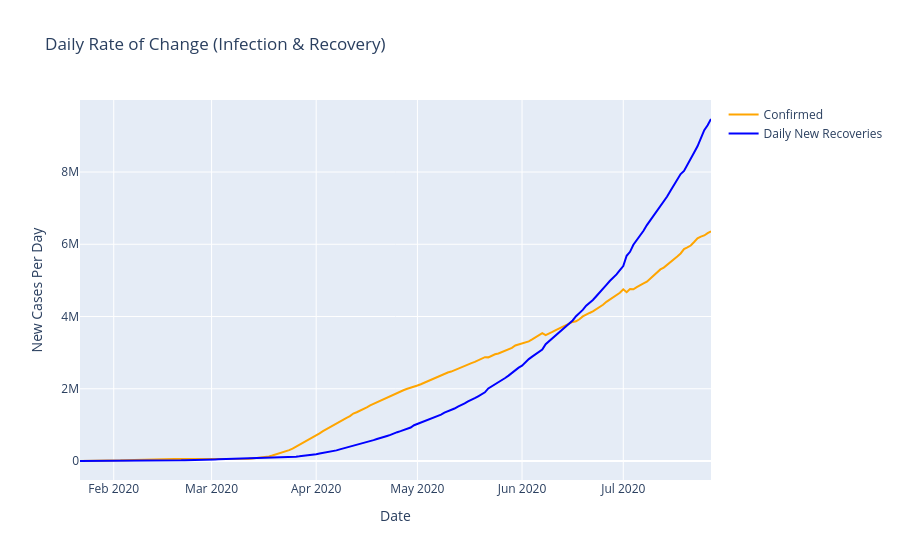

The notebook cell this image was saved under:
### Code cell
fig2 = go.Figure()
fig2.add_trace(go.Scatter(x=global_trend['Date'], y=global_trend['Active'], 
                         name='Confirmed', line=dict(color='orange')))
fig2.add_trace(go.Scatter(x=global_trend['Date'], y=global_trend['Recovered'], 
                         name='Daily New Recoveries', line=dict(color='blue')))
fig2.update_layout(title='Daily Rate of Change (Infection & Recovery)',
                  xaxis_title='Date', yaxis_title='New Cases Per Day')
fig2.show()

### Figure 1 — Plotly figure (JSON) as saved in the notebook; plotly's stock layout.template omitted (floating-point values rounded to 4 significant figures; data arrays with more than 128 entries replaced by an {"elided": "..."} marker saying what was removed)
{"data": [{"line": {"color": "orange"}, "name": "Confirmed", "type": "scatter", "x": {"elided": "188 str values"}, "y": {"elided": "188 int values"}}, {"line": {"color": "blue"}, "name": "Daily New Recoveries", "type": "scatter", "x": {"elided": "188 str values"}, "y": {"elided": "188 int values"}}], "layout": {"autosize": true, "title": {"text": "Daily Rate of Change (Infection & Recovery)"}, "xaxis": {"autorange": true, "range": ["2020-01-22", "2020-07-27"], "title": {"text": "Date"}, "type": "date"}, "yaxis": {"autorange": true, "range": [-526000.0, 9994000.0], "title": {"text": "New Cases Per Day"}, "type": "linear"}}}
